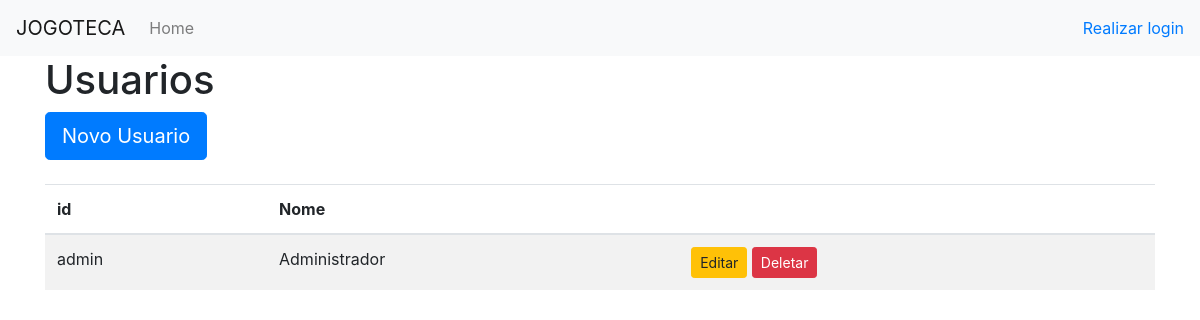
Page /usuario on the earlier database version.
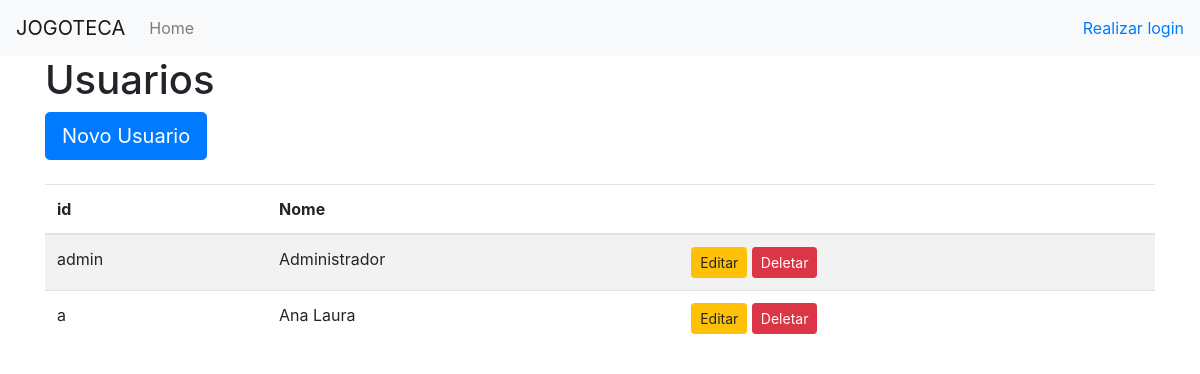
Same page on the later database version.
### tables this page shows
CREATE TABLE usuario (
        id VARCHAR(8) UNIQUE NOT NULL PRIMARY KEY,
        nome VARCHAR(20) NOT NULL,
        senha varchar(8) NOT NULL        
    );

### jogoteca.py (the view)
@app.route('/usuario')
def usuario():
    try:
        usuario = session['usuario_logado']
    except KeyError:
        usuario = None
    lista = usuario_dao.listar()
    return render_template('usuario_lista.html', titulo='Usuarios', usuarios=lista, usuario=usuario)

### dao.py (called while the page is built)
def traduz_usuario(tupla):
    return Usuario(tupla[0], tupla[1])

def traduz_usuarios(usuarios):
    return list(map(traduz_usuario, usuarios))

    def listar(self):
        conn = self.__db.connect(self.__db_name)
        cursor = conn.cursor()
        cursor.execute(SQL_BUSCA_USUARIOS)
        usuarios = traduz_usuarios(cursor.fetchall())
        conn.close()
        return usuarios

### templates/usuario_lista.html
{% extends "template.html" %}
{% block conteudo %}
            <a class="btn btn-primary btn-lg" href="{{ url_for('novo_usuario') }}">Novo Usuario</a>
            <br><br>
            <table class="table table-striped">
                <thead class="thead-default">
                    <tr>
                        <th>id</th>
                        <th>Nome</th>
                        <th></th>
                    </tr>
                </thead>
                <tbody>
                {% for user in usuarios %}
                    <tr>
                        <td>{{ user.id }}</td>
                        <td>{{ user.nome }}</td>
                        <td>
                            <a class="btn btn-warning btn-sm" href="{{ url_for('editar_usuario', id=user.id) }}">Editar</a>
                            <a class="btn btn-danger btn-sm" href="{{ url_for('deletar_usuario', id=user.id) }}">Deletar</a>
                        </td>
                    </tr>
                {% endfor %}
                </tbody>
            </table>
{% endblock %}

Differences in the rows shown:
added usuario: id "a", nome "Ana Laura"
